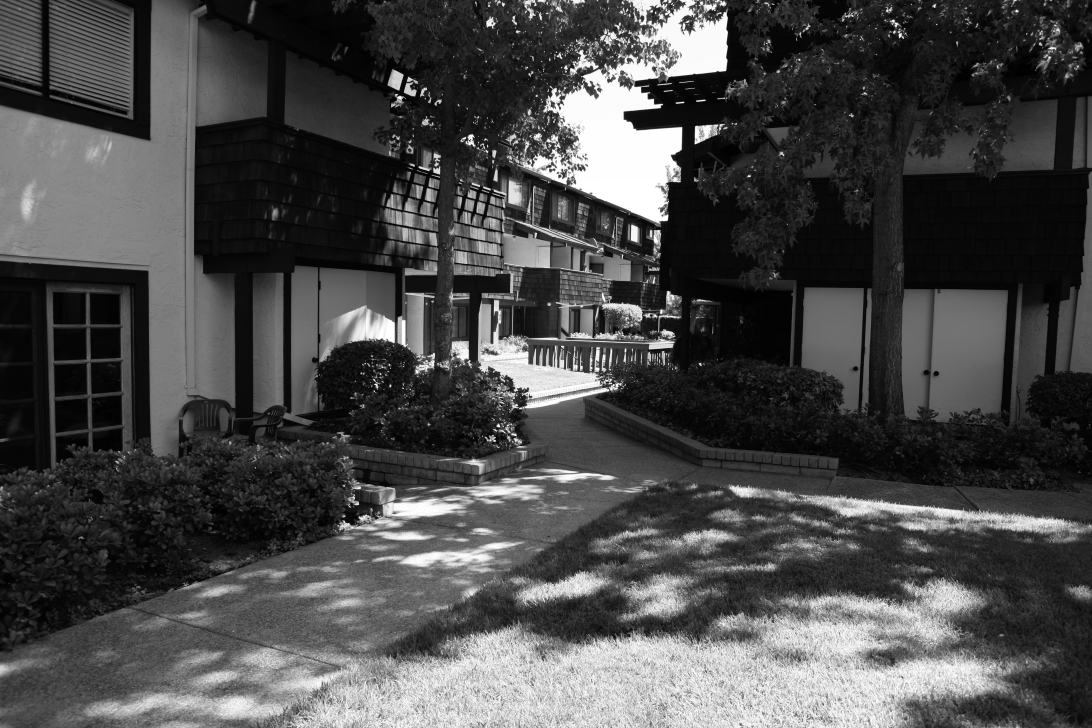
#> input picture demo/yard-right.png, 1092 x 728 px
$ jupyter execute --allow-errors Panorama_backup.ipynb   (shell and % lines are left out)   (older library calls are emulated)
#> lines starting #> are read from the running program, lines starting #| are printed output that depends on the picture
[cell 1]
import cv2
import numpy as np
import imutils
import datetime

class Panorama:

    # the blend types
    NO_BLEND = 1
    BOTH = 2
    @classmethod
    def padblack(cls, left, right, increase=2):
        h = (left.shape[0] + right.shape[0])*increase
        w = (right.shape[1]+left.shape[1])*increase
        leftpadded = np.zeros([h, w ,3],dtype=np.uint8)
        rightpadded = np.zeros([h, w ,3],dtype=np.uint8)
        leftbeg = (w-left.shape[1])//2
        upbeg = (h-left.shape[0])//2
        leftpadded[upbeg:upbeg+left.shape[0], leftbeg:leftbeg+left.shape[1]] = left
        rightpadded[upbeg:upbeg+right.shape[0], leftbeg:leftbeg+right.shape[1]] = right
        return (leftpadded, rightpadded)

    # we make the weighed average of the two images
    # the idea roughly comes from here: http://bigwww.epfl.ch/publications/thevenaz0701.pdf
    # the above link found here: https://stackoverflow.com/questions/36386968/image-stitching-methods-to-remove-seams-for-stitched-image
    # [53 lines left out: functions blendWeighedOld, blendWeighed, merge, not called in this run]

    # obtaining the keypoints and their features for an image
    @classmethod
    def detectAndDescribe(cls, image):
        # convert the image to grayscale
        gray = cv2.cvtColor(image, cv2.COLOR_BGR2GRAY)
        # detect and extract features from the image
        descriptor = cv2.xfeatures2d.SIFT_create()
        (kps, features) = descriptor.detectAndCompute(image, None)
        return (kps, features)

    # the method for drawing matches in the image left and right, given the
    # keypoints and matches
    # [22 lines left out: functions drawMatches, drawKeypoints, transform, not called in this run]

    @classmethod
    def makePanorama(cls, right, left, drawKeypoints=False, drawMatches=False, blend_type=NO_BLEND):
        # the result is a dictionary that contains all the possible images derived:
        # result with no blending
        # result with blending
        # right image with keypoints drawn
        # left image with keypoints drawn
        # both images with matches drawn
        result = {'resNoBlend':None, 'resBlend':None, 'kpsR':None, 'kpsL':None, 'matches':None}
        beg = datetime.datetime.now()

        l, r = cls.padblack(left, right)
        left, right = l, r

        # first, we find the keypoints in the images and their features
        (kpsR, ftsR) = cls.detectAndDescribe(right)
        (kpsL, ftsL) = cls.detectAndDescribe(left)
        end = datetime.datetime.now()
        print("Keypoint detection in milliseconds: ", (end-beg).total_seconds()*1000)
        # if we should draw the keypoints, we draw them and put in the dictionary
        if drawKeypoints:
            result['kpsR'] = cls.drawKeypoints(right, kpsR)
            result['kpsL'] = cls.drawKeypoints(left, kpsL)


        #orb = cv2.ORB_create()

        # we find the matcher for the images and sort them by distance (by relevance)
        beg = datetime.datetime.now()

        bf = cv2.BFMatcher(cv2.NORM_L1,crossCheck=False)
        matches = bf.match(ftsR,ftsL)
        matches = sorted(matches, key=lambda x:x.distance)

        end = datetime.datetime.now()
        print("Matching in milliseconds: ", (end-beg).total_seconds()*1000)

        # if we should draw the matches, we draw them and put the result in the dictionary
        if drawMatches:
            result['matches'] = cls.drawMatches(right, kpsR, left, kpsL, matches[:10])

        beg = datetime.datetime.now()

        # we transform the right image
        newDst = cls.transform(matches, kpsR, kpsL, left, right)
        #cv2.imwrite('newDst.png', newDst)

        end = datetime.datetime.now()
        print("Applying the transformation in milliseconds: ", (end-beg).total_seconds()*1000)

        # we pad the left image with black background so that the two images have matching dimensions
        #newSrc = np.zeros([left.shape[0] + right.shape[0], right.shape[1]+left.shape[1] ,3],dtype=np.uint8)
        #newSrc[0:left.shape[0], 0:left.shape[1]] = left
        newSrc = left
        #cv2.imwrite('newSrc.png', newSrc)

        # now, both images that we use are in newDst (right) and newSrc (left)

        # depending on the type of blending chosen, we blend (or don't) and put the results
        # in the dictionary
        # since the newSrc is now padded, we use left!
        beg = datetime.datetime.now()

        tmp_no_blend = cls.mergeProto(newDst, newSrc)
        cropped, (y, yh, x, xw) = cls.crop_rect(tmp_no_blend)
        result['resNoBlend'] = cropped
        newDst1 = newDst[y:yh, x:xw]
        newSrc1 = newSrc[y:yh, x:xw]

        end = datetime.datetime.now()
        print("Copying in milliseconds: ", (end-beg).total_seconds()*1000)

        if blend_type == cls.BOTH:
            beg = datetime.datetime.now()

            result['resBlend'] = cls.blendWeighed(newDst1, newSrc1)

            end = datetime.datetime.now()
            print("Blending in milliseconds: ", (end-beg).total_seconds()*1000)

        return result
    # cropping doesn't remove ALL the black parts, just the maximal amount that
    # keeps all the pixels of the stitched images
    # [74 lines left out: functions crop, crop_new, crop_rect, mergeProto, not called in this run]

[cell 2]
# [6 lines of commented-out code are left out]
right = cv2.imread('demo/yard-right.png')
#> right is the input picture: shape (728, 1092, 3); min 1, max 255, mean 73.4
left = cv2.imread('demo/yard-left.png')
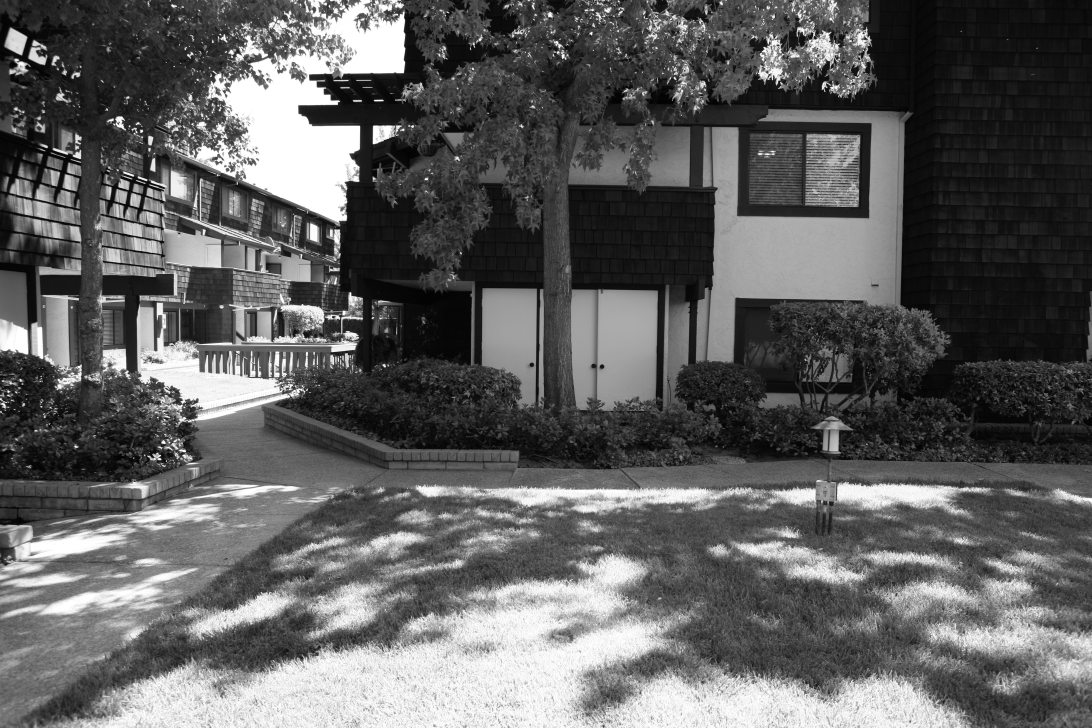
#> input picture demo/yard-left.png, 1092 x 728 px
#> left is the input picture: shape (728, 1092, 3); min 2, max 255, mean 95.4
# resizing, so it's faster
#right = imutils.resize(right, width=600)
#left = imutils.resize(left, width=600)
#l, r = Panorama.padblack(left, right)
#> (the rest of this cell did not finish here and is left out)

#> in padblack, `leftpadded[upbeg:upbeg+left.shape[0], leftbeg:leftbeg+left.shape[1]] =..`:
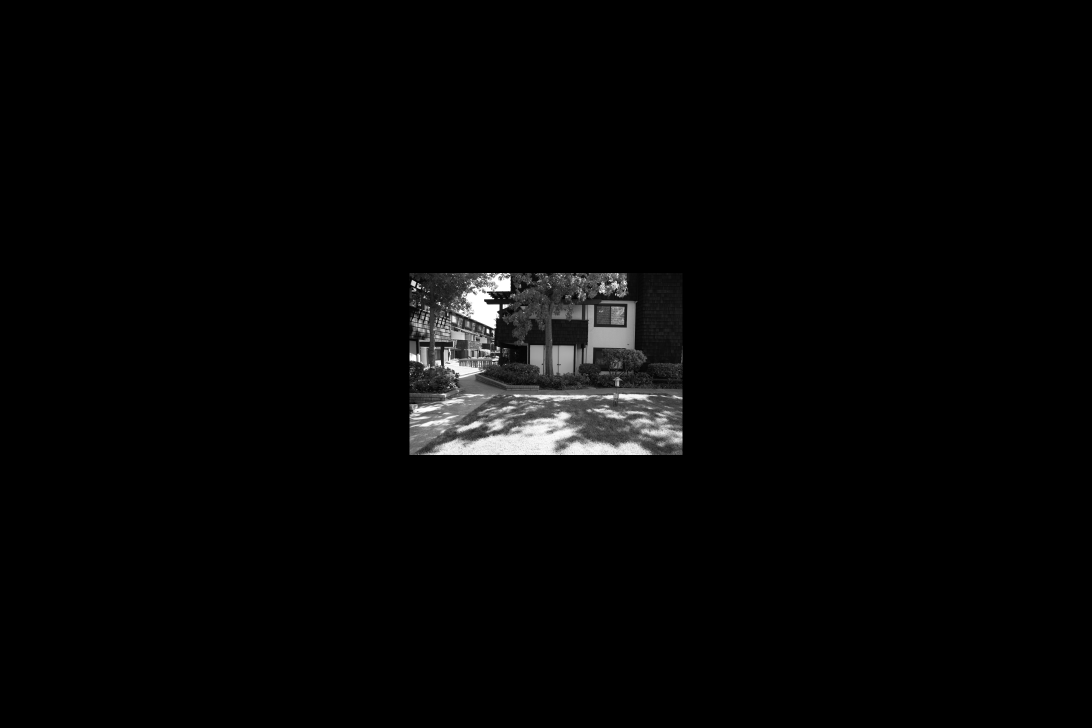
#> leftpadded: shape (2912, 4368, 3) (shown at 1/4 size); min 0, max 255, mean 6
#> in padblack, `rightpadded[upbeg:upbeg+right.shape[0], leftbeg:leftbeg+right.shape[1]..`:
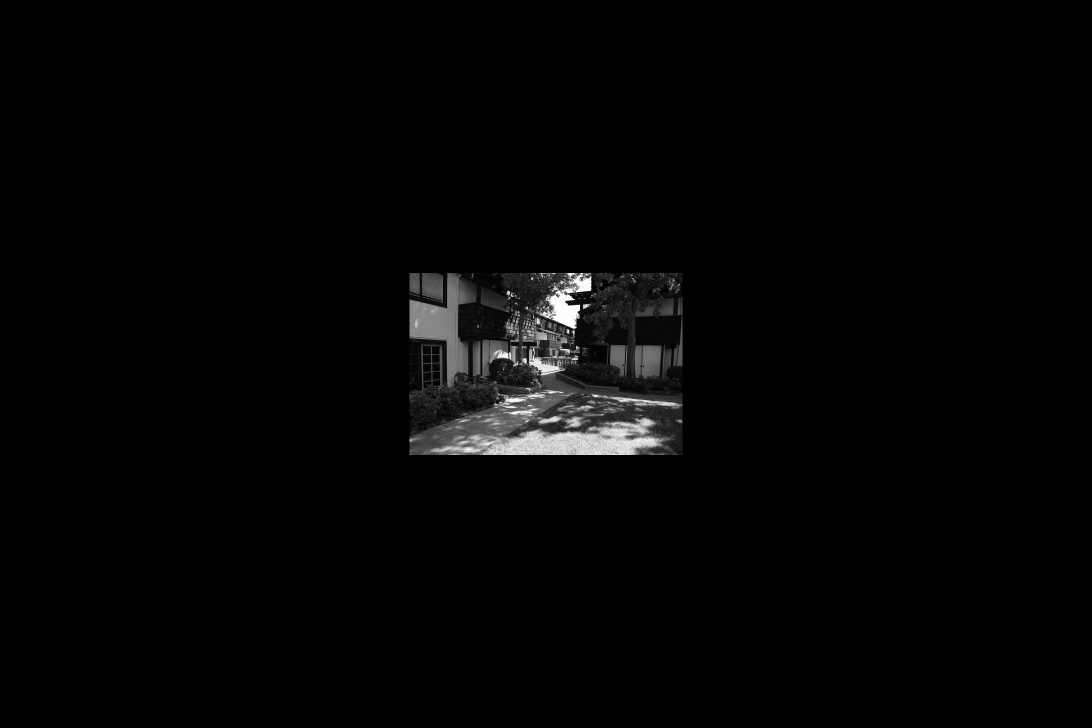
#> rightpadded: shape (2912, 4368, 3) (shown at 1/4 size); min 0, max 255, mean 4.6
#Panorama.crop_rect(r)
import matplotlib.pyplot as plt
#plt.imshow(r)
